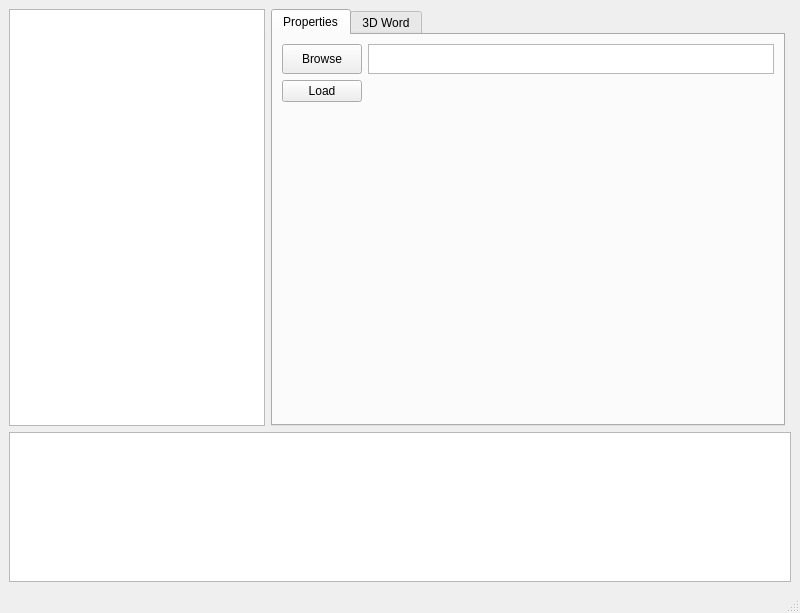
<?xml version="1.0" encoding="UTF-8"?>
<ui version="4.0">
 <class>MainWindow</class>
 <widget class="QMainWindow" name="MainWindow">
  <property name="geometry">
   <rect>
    <x>0</x>
    <y>0</y>
    <width>800</width>
    <height>613</height>
   </rect>
  </property>
  <property name="windowTitle">
   <string>MainWindow</string>
  </property>
  <property name="toolTip">
   <string extracomment="This is my comment"/>
  </property>
  <widget class="QWidget" name="centralwidget">
   <property name="autoFillBackground">
    <bool>false</bool>
   </property>
   <layout class="QGridLayout" name="gridLayout">
    <item row="3" column="0" colspan="3">
     <widget class="QTextEdit" name="textEdit">
      <property name="sizePolicy">
       <sizepolicy hsizetype="Expanding" vsizetype="Expanding">
        <horstretch>0</horstretch>
        <verstretch>50</verstretch>
       </sizepolicy>
      </property>
      <property name="minimumSize">
       <size>
        <width>0</width>
        <height>50</height>
       </size>
      </property>
      <property name="maximumSize">
       <size>
        <width>16777215</width>
        <height>150</height>
       </size>
      </property>
     </widget>
    </item>
    <item row="0" column="0">
     <widget class="QTreeView" name="tvMain">
      <property name="sizePolicy">
       <sizepolicy hsizetype="Fixed" vsizetype="Expanding">
        <horstretch>200</horstretch>
        <verstretch>0</verstretch>
       </sizepolicy>
      </property>
      <property name="toolTip">
       <string extracomment="This is my comment"/>
      </property>
      <property name="toolTipDuration">
       <number>-1</number>
      </property>
      <property name="statusTip">
       <string extracomment="This is my status tip"/>
      </property>
      <property name="autoFillBackground">
       <bool>true</bool>
      </property>
     </widget>
    </item>
    <item row="0" column="1">
     <widget class="QTabWidget" name="tabWidget">
      <property name="currentIndex">
       <number>0</number>
      </property>
      <widget class="QWidget" name="tab1">
       <attribute name="title">
        <string>Properties</string>
       </attribute>
       <layout class="QFormLayout" name="formLayout">
        <item row="0" column="0">
         <widget class="QPushButton" name="btnBrowse">
          <property name="maximumSize">
           <size>
            <width>16777215</width>
            <height>30</height>
           </size>
          </property>
          <property name="text">
           <string>Browse</string>
          </property>
         </widget>
        </item>
        <item row="0" column="1">
         <widget class="QTextEdit" name="tePath">
          <property name="sizePolicy">
           <sizepolicy hsizetype="Expanding" vsizetype="Fixed">
            <horstretch>0</horstretch>
            <verstretch>30</verstretch>
           </sizepolicy>
          </property>
          <property name="maximumSize">
           <size>
            <width>16777215</width>
            <height>30</height>
           </size>
          </property>
         </widget>
        </item>
        <item row="1" column="0">
         <widget class="QPushButton" name="btnLoad">
          <property name="maximumSize">
           <size>
            <width>16777215</width>
            <height>30</height>
           </size>
          </property>
          <property name="text">
           <string>Load</string>
          </property>
         </widget>
        </item>
        <item row="2" column="0">
         <spacer name="verticalSpacer">
          <property name="orientation">
           <enum>Qt::Vertical</enum>
          </property>
          <property name="sizeHint" stdset="0">
           <size>
            <width>20</width>
            <height>248</height>
           </size>
          </property>
         </spacer>
        </item>
       </layout>
      </widget>
      <widget class="QWidget" name="tab2">
       <attribute name="title">
        <string>3D Word</string>
       </attribute>
      </widget>
     </widget>
    </item>
   </layout>
  </widget>
  <widget class="QMenuBar" name="menubar">
   <property name="geometry">
    <rect>
     <x>0</x>
     <y>0</y>
     <width>800</width>
     <height>25</height>
    </rect>
   </property>
  </widget>
  <widget class="QStatusBar" name="statusbar"/>
 </widget>
 <resources/>
 <connections/>
</ui>
